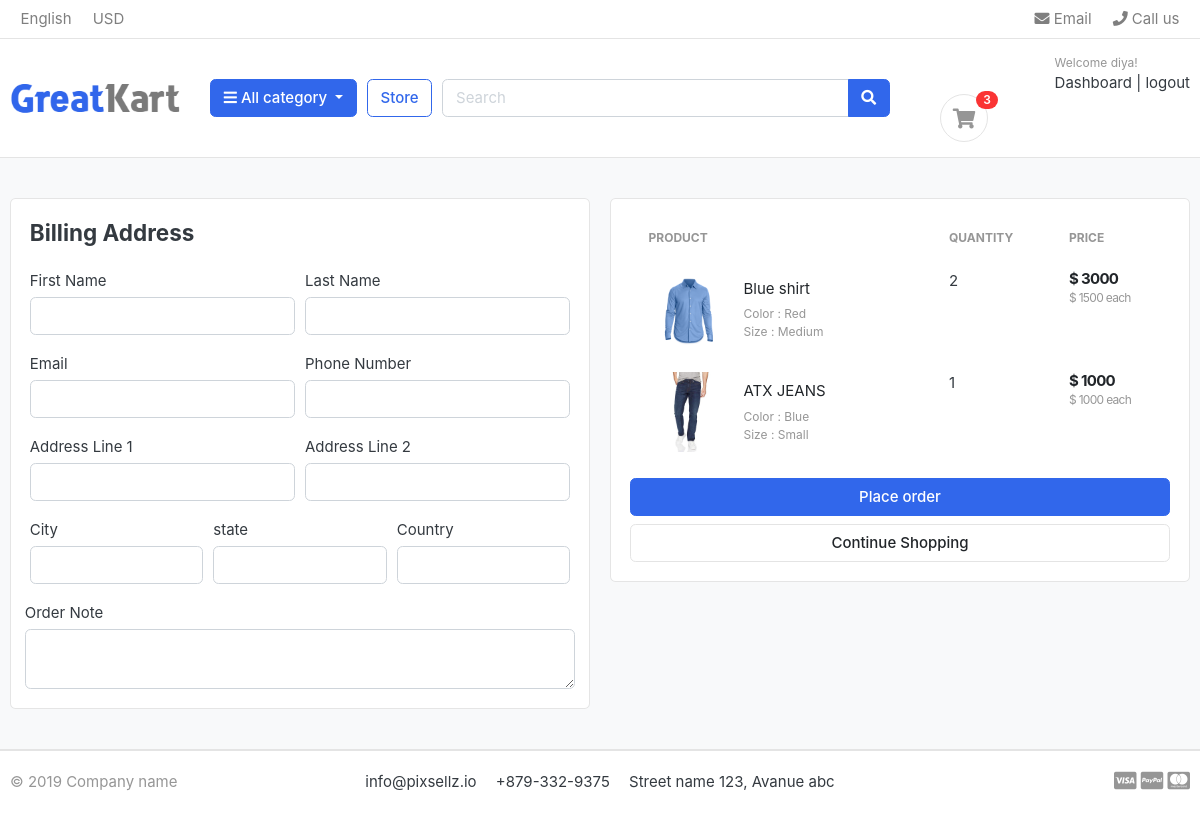
The app's page /cart/cart/checkout.html (signed in) with its own data.
### accounts/models.py (models this page shows, shortened)
class Account(AbstractBaseUser):
    first_name      = models.CharField(max_length=50)
    last_name       = models.CharField(max_length=50)
    username        = models.CharField(max_length=50, unique=True)
    email           = models.EmailField(max_length=50, unique=True)
    phone_number    = models.CharField(max_length=50)
    date_joined     = models.DateTimeField(auto_now_add=True)
    last_login     = models.DateTimeField(auto_now_add=True)
    is_admin        = models.BooleanField(default=False)
    is_staff        = models.BooleanField(default=False)
    is_active        = models.BooleanField(default=False)
    is_superadmin        = models.BooleanField(default=False)
    USERNAME_FIELD = 'email'
    REQUIRED_FIELDS = ['username', 'first_name', 'last_name']
    objects = MyAccountManger()

### carts/models.py (models this page shows, shortened)
class CartItem(models.Model):
    user        = models.ForeignKey(Account, on_delete=models.CASCADE, null=True)
    product     = models.ForeignKey(product, on_delete=models.CASCADE)
    variations  = models.ManyToManyField(Variation, blank=True)
    cart        = models.ForeignKey(Cart, on_delete=models.CASCADE, null=True)
    quantity    = models.IntegerField()
    is_active   = models.BooleanField(default=True)
    def sub_total(self):
        return self.product.price * self.quantity

### store/models.py (models this page shows, shortened)
class product(models.Model):
    product_name    = models.CharField(max_length=200, unique=True)
    slug            = models.SlugField(max_length=200, unique=True)
    description     = models.TextField(max_length=200, blank=True)
    price           = models.IntegerField()
    images          = models.ImageField(upload_to='photo/products')
    stock           = models.IntegerField()
    is_available    = models.BooleanField(default=True)
    category        = models.ForeignKey(Category, on_delete=models.CASCADE)
    created_date    = models.DateTimeField(auto_now_add=True)
    modified_date   = models.DateTimeField(auto_now=True)
    def get_url(self):
        return reverse('product_detail', args=[self.category.slug, self.slug])

class Variation(models.Model):
    product = models.ForeignKey(product, on_delete=models.CASCADE)
    variation_category = models.CharField(max_length=100, choices=variation_category_choice)
    variation_value     = models.CharField(max_length=100)
    is_active           = models.BooleanField(default=True)
    created_date        = models.DateTimeField(auto_now=True)
    objects = VariationManager()

### carts/views.py (the view)
# urls.py: path('cart/checkout.html', views.checkout, name='checkout'),
@login_required(login_url='login')
def checkout(request, total=0, quantity=0, cart_items=None):
    try:
        tax = 0
        grand_total = 0
        if request.user.is_authenticated:
            cart_items = CartItem.objects.filter(user=request.user, is_active=True)
        else:
            cart = Cart.objects.get(cart_id=_cart_id(request))
            cart_items = CartItem.objects.filter(cart=cart, is_active=True)
        for cart_item in cart_items:
            total +=(cart_item.product.price * cart_item.quantity)
            quantity += cart_item.quantity
        tax = (2 * total)/100
        grand_total = total + tax
    except ObjectDoesNotExist:
        pass #just ignore
    context = {
        'total': total,
        'quantity': quantity,
        'cart_items': cart_items,
        'tax': tax,
        'grand_total': grand_total,
    }
    return render(request, 'store/checkout.html', context)

### carts/context_processors.py (called while the page is built)
def counter(request):
    cart_count = 0
    if 'admin' in request.path:
        return {}
    else:
        try:
            cart = Cart.objects.filter(cart_id=_cart_id(request))
            if request.user.is_authenticated:
                cart_items = CartItem.objects.all().filter(user=request.user)
            else:
                cart_items = CartItem.objects.all().filter(cart=cart[:1])
            for cart_item in cart_items:
                cart_count += cart_item.quantity
        except Cart.DoesNotExist:
            cart_count = 0
    return dict(cart_count=cart_count)

### carts/views.py (called while the page is built)
def _cart_id(request):
    cart = request.session.session_key
    if not cart:
        cart = request.session.create()
    return cart

### category/context_processors.py (called while the page is built)
def menu_links(request):
    links = Category.objects.all()
    return dict(links=links)

### category/models.py (called while the page is built)
    def get_url(self):
            return reverse('products_by_category', args=[self.slug])

### templates/store/checkout.html (shortened to what this page needs)
{% extends 'base.html' %}
{% load static %}
{% block content %}
<section class="section-content padding-y bg">
<div class="container">
<div class="row">
	<aside class="col-lg-6">
<div class="card">
	<div class="card-body">
		<h4 class="card-title mb-4">Billing Address</h4>
		<form action="{% url 'place_order' %}" method="POST">
			<div class="form-row">
				<div class="col form-group">
					<label for="">First Name</label>
					<input type="text" name="first_name" class="form-control" required>
				</div>
				<div class="col form-group">
					<label for="">Last Name</label>
					<input type="text" name="last_name" class="form-control" required>
				</div>
			</div>
			<div class="form-row">
				<div class="col form-group">
					<label for="">Email</label>
					<input type="email" name="email" class="form-control" required>
				</div>
				<div class="col form-group">
					<label for="">Phone Number</label>
					<input type="tel" name="phone" class="form-control" required>
				</div>
			</div>
			<div class="form-row">
				<div class="col form-group">
					<label for="">Address Line 1</label>
					<input type="text" name="address_line_1" class="form-control" required>
				</div>
				<div class="col form-group">
					<label for="">Address Line 2</label>
					<input type="text" name="address_line_2" class="form-control">
				</div>
			</div>
			<div class="form-row">
				<div class="col form-group">
					<label for="">City</label>
					<input type="text" name="city" class="form-control" required>
				</div>
				<div class="col form-group">
					<label for="">state</label>
					<input type="text" name="state" class="form-control" required>
				</div>
				<div class="col form-group">
					<label for="">Country</label>
					<input type="text" name="country" class="form-control" required>
				</div>
			</div>
			<div class="form-row">
					<label for="">Order Note</label>
					<textarea name="order_note" rows="=2"class="form-control"></textarea>
				</div>
	</div>
</div>
	</aside>
	<aside class="col-lg-6">
		<div class="card">
		<div class="card-body">
			<table class="table table-borderless table-shopping-cart">
			<thead class="text-muted">
			<tr class="small text-uppercase">
			  <th scope="col">Product</th>
			  <th scope="col" width="120">Quantity</th>
			  <th scope="col" width="120">Price</th>
			</tr>
			</thead>
			<tbody>
			{% for cart_item in cart_items %}
			<tr>
				<td>
					<figure class="itemside align-items-center">
						<div class="aside"><img src="{{ cart_item.product.images.url }}" class="img-sm"></div>
						<figcaption class="info">
							<a href="{{ cart_item.product.get_url }}" class="title text-dark">{{ cart_item.product.product_name }}</a>
							<p class="text-muted small">
								{% if cart_item.variations.all %}
								  {% for item in cart_item.variations.all %}
									{{ item.variation_category | capfirst }} : {{ item.variation_value | capfirst }} <br>
								  {% endfor %}
								{% endif %}
							</p>
						</figcaption>
					</figure>
				</td>
				<td>
					<label for="">{{cart_item.quantity}}</label>
				</td>
				<td>
					<div class="price-wrap">
						<var class="price">$ {{ cart_item.sub_total }}</var>
						<small class="text-muted"> $ {{ cart_item.product.price }} each </small>
					</div>
				</td>
			</tr>
			{% endfor %}
			</tbody>
			</table>
			<button type="submit" name="submit" class="btn btn-primary btn-block">Place order</button>
			<a href="{% url 'store' %}" class="btn btn-light btn-block">Continue Shopping</a>
		</div>
		</div>
	</aside>
</div>
</div>
</section>
{% endblock %}

### templates/includes/navbar.html (shortened to what this page needs)
{% load static %}
<header class="section-header">
<nav class="navbar p-md-0 navbar-expand-sm navbar-light border-bottom">
<div class="container">
  <div class="collapse navbar-collapse" id="navbarTop4">
    <ul class="navbar-nav mr-auto">
    	<li class="nav-item dropdown">
		 	<a href="{% static '#' %}" class="nav-link">   English </a>
		</li>
		<li class="nav-item dropdown">
			<a href="{% static '#' %}" class="nav-link"> USD </a>
		</li>
    </ul>
    <ul class="navbar-nav">
		<li><a href="#" class="nav-link"> <i class="fa fa-envelope"></i> Email </a></li>
		<li><a href="#" class="nav-link"> <i class="fa fa-phone"></i> Call us </a></li>
	</ul>
  </div>
</div>
</nav>
<section class="header-main border-bottom">
	<div class="container">
<div class="row align-items-center">
	<div class="col-lg-2 col-md-3 col-6">
		<a href="{% url 'home' %}" class="brand-wrap">
		<img class="logo" src="{% static './images/logo.png' %}">
		</a>
	</div>
	<div class="col-lg col-sm col-md col-6 flex-grow-0">
		<div class="category-wrap dropdown d-inline-block float-right">
			<button type="button" class="btn btn-primary dropdown-toggle" data-toggle="dropdown">
				<i class="fa fa-bars"></i> All category
			</button>
		</div>
	</div>
	<a href="{% url 'store' %}" class="btn btn-outline-primary">Store</a>
	<div class="col-lg  col-md-6 col-sm-12 col">
		<form action="{% url 'search' %}" class="search" method='GET'>
			<div class="input-group w-100">
			    <input type="text" class="form-control" style="width:60%;" placeholder="Search" name="keyword">
			    <div class="input-group-append">
			      <button class="btn btn-primary" type="submit">
			        <i class="fa fa-search"></i>
			      </button>
			    </div>
		    </div>
		</form>
	</div>
	<div class="col-lg-3 col-sm-6 col-8 order-2 order-lg-3">
				<div class="d-flex justify-content-end mb-3 mb-lg-0">
					{% if user.id is  None %}
					<div class="widget-header">
						<small class="title text-muted">Welcome guest!</small>
						<div>
							<a href="{% url 'login' %}">Sign in</a> <span class="dark-transp"> | </span>
							<a href="{% url 'register' %}"> Register</a>
						</div>
					</div>
					{% else %}
					<div class="widget-header">
						<small class="title text-muted">Welcome {{user.first_name}}!</small>
						<div>
							<a href="{% url 'dashboard' %}">Dashboard</a> <span class="dark-transp"> | </span>
							<a href="{% url 'logout' %}"> logout</a>
						</div>
					</div>
					</div>
					{% endif %}
					<a href="{% url 'cart' %}" class="widget-header pl-3 ml-3">
							<div class="icon icon-sm rounded-circle border"><i class="fa fa-shopping-cart"></i></div>
							<span class="badge badge-pill badge-danger notify">{{cart_count}}</span>
					</a>
				</div>
	</div>
</div>
</section>
</header>

### static/css/ui.css (style rules this page uses)
html { font-family: "Inter", sans-serif; font-size: 15px; }
.price-wrap { letter-spacing: -0.7px; }
.icon-xs, .icon-sm, .icon-md, .icon-lg { display: inline-block; text-align: center; flex-shrink: 0; flex-grow: 0; }
.icon-sm { width: 48px; height: 48px; line-height: 48px !important; font-size: 20px; }
.img-xs, .img-sm, .img-md, .img-lg { -o-object-fit: cover; object-fit: cover; flex-shrink: 0; flex-grow: 0; }
.img-sm { width: 80px; height: 80px; }
.padding-y { padding-top: 40px; padding-bottom: 40px; }
var { font-style: normal; }
figure { margin-bottom: 0; }
article:after, .form-group:after { display: block; clear: both; content: ""; }
.bg { background-color: #f8f9fa; }
p:last-child { margin-bottom: 0; }
.header-main { position: relative; padding-top: 1rem; padding-bottom: 1rem; }
.brand-wrap .logo, .navbar-brand .logo { margin-right: 7px; max-height: 42px; display: inline-block; }
.widget-header { display: inline-block; vertical-align: middle; position: relative; }
.widget-header a { color: #343a40; }
.widget-header i { color: #969696; }
.widget-header .title { display: block; }
.widget-header .notify { position: absolute; top: -3px; right: -10px; }
.btn-light { background-color: #fff; border-color: #e4e4e4; }
.itemside { position: relative; display: flex; width: 100%; }
.itemside .aside { position: relative; flex-shrink: 0; }
.itemside .info { padding-left: 15px; padding-right: 7px; }
.itemside p { margin-bottom: 0; }
.itemside .title { display: block; margin-bottom: 5px; color: #212529; }
.notify { position: absolute; top: -4px; right: -10px; display: inline-block; padding: 0.25em 0.6em; font-size: 12px; line-height: 1; text-align: center; border-radius: 3rem; color: #fff; background-color: #fa3434; }
.price { font-weight: 600; color: #212529; }
.table-shopping-cart.table td, .table-shopping-cart.table th { padding-left: 1.25rem; padding-right: 1.25rem; }
.table-shopping-cart .price-wrap { line-height: 1.2; }
.table-shopping-cart .price { font-weight: bold; margin-right: 5px; display: block; }

### records on screen
Account: first_name "diya"
CartItem: product.images (picture), product.product_name "Blue shirt", quantity "2", sub_total "3000", product.price "1500"
Variation: variation_category "Color", variation_value "Red"
Variation: variation_category "Size", variation_value "Medium"
CartItem: product.images (picture), product.product_name "ATX JEANS", quantity "1", sub_total "1000", product.price "1000"
Variation: variation_category "Color", variation_value "Blue"
Variation: variation_category "Size", variation_value "Small"

### other values on screen
{{ cart_count }} "3"
